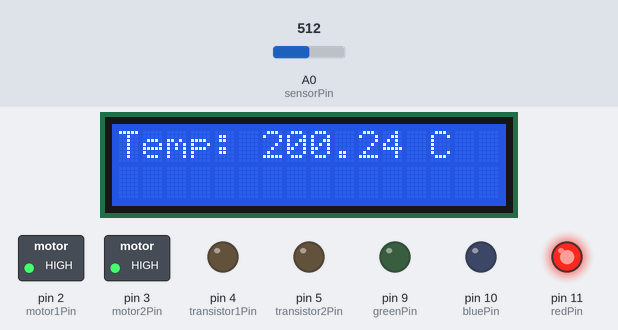
A sketch run on a simulated Arduino Uno, built with avr-gcc and run on an emulated ATmega328P. Shown: 16×2 character LCD, switched loads named in the sketch (green lamp = pin HIGH), output pins drawn as LEDs (lit = HIGH). Inputs (shaded band) come from the test bench; at power-on: A0 (sensorPin) = 512. What the sketch prints to the serial monitor is not drawn.

Above: at 1.2 s.
1.3 s: A0 (sensorPin) set to 166
At 3.3 s:
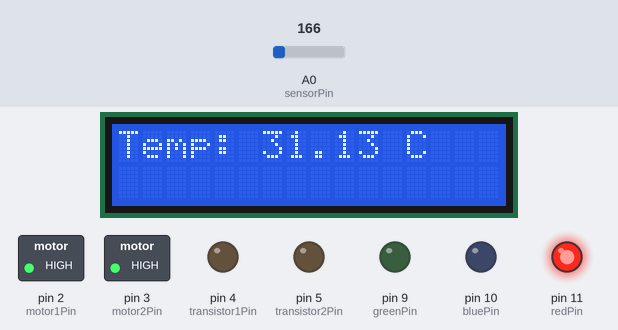
3.6 s: A0 (sensorPin) set to 153
At 4.9 s:
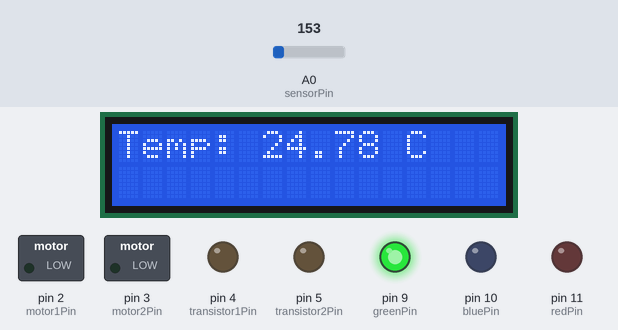
5.6 s: A0 (sensorPin) set to 122
At 7.5 s:
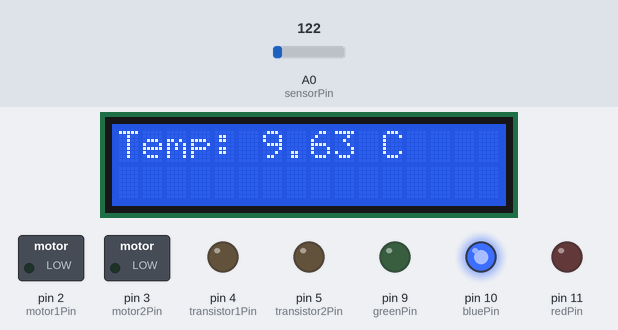
Timing chart, 0 to 9.0 s (numbered marks = the images above; inputs shaded):
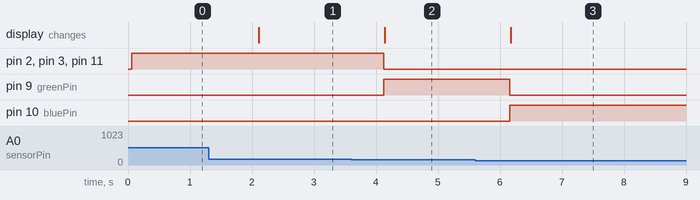

Measured:
- the behaviour switches between 154 and 153 on A0 (sensorPin) (found by bisection; images 1 and 2)
- after the input at 1.3 s, the display: changes after 0.81 s (image 1)
- after the input at 3.6 s, pin 2 (motor1Pin), pin 3 (motor2Pin), pin 11 (redPin): HIGH → LOW after 0.53 s; pin 9 (greenPin): LOW → HIGH after 0.53 s; the display: changes after 0.54 s (image 2)
- after the input at 5.6 s, pin 9 (greenPin): HIGH → LOW after 0.56 s; pin 10 (bluePin): LOW → HIGH after 0.56 s; the display: changes after 0.57 s (image 3)

The sketch:

arctic_monke.ino
```cpp
#include <Adafruit_LiquidCrystal.h>
#include <Wire.h>

const int sensorPin = A0;
const int motor1Pin = 2;
const int motor2Pin = 3;
const int transistor1Pin = 4;
const int transistor2Pin = 5;
const int redPin = 11;
const int greenPin = 9;
const int bluePin = 10;

const int coolingThreshold = 25;
const int normalThreshold = 20;

Adafruit_LiquidCrystal lcd_1(0);

void setup()
{
  Serial.begin(9600);

  pinMode(motor1Pin, OUTPUT);
  pinMode(motor2Pin, OUTPUT);

  pinMode(transistor1Pin, OUTPUT);
  pinMode(transistor2Pin, OUTPUT);

  pinMode(redPin, OUTPUT);
  pinMode(greenPin, OUTPUT);
  pinMode(bluePin, OUTPUT);

  lcd_1.begin(16, 2);
}

void loop()
{
  int sensorValue = analogRead(sensorPin);

  float voltage = sensorValue * (5.0 / 1023.0);
  float temperatureC = (voltage - 0.5) * 100.0;

  Serial.print("Temperature: ");
  Serial.print(temperatureC);
  Serial.println(" °C");

  if (temperatureC >= coolingThreshold)
  {
    analogWrite(redPin, 255);
    analogWrite(greenPin, 0);
    analogWrite(bluePin, 0);

    analogWrite(motor1Pin, 255);
    analogWrite(motor2Pin, 255);
  }
  else if (temperatureC >= normalThreshold)
  {
    analogWrite(redPin, 0);
    analogWrite(greenPin, 255);
    analogWrite(bluePin, 0);

    analogWrite(motor1Pin, 0);
    analogWrite(motor2Pin, 0);
  }
  else
  {
    analogWrite(redPin, 0);
    analogWrite(greenPin, 0);
    analogWrite(bluePin, 255);

    analogWrite(motor1Pin, 0);
    analogWrite(motor2Pin, 0);
  }

  lcd_1.setCursor(0, 0);
  lcd_1.print("Temp: ");
  lcd_1.print(temperatureC);
  lcd_1.print(" C  ");

  delay(1000);
}
```
